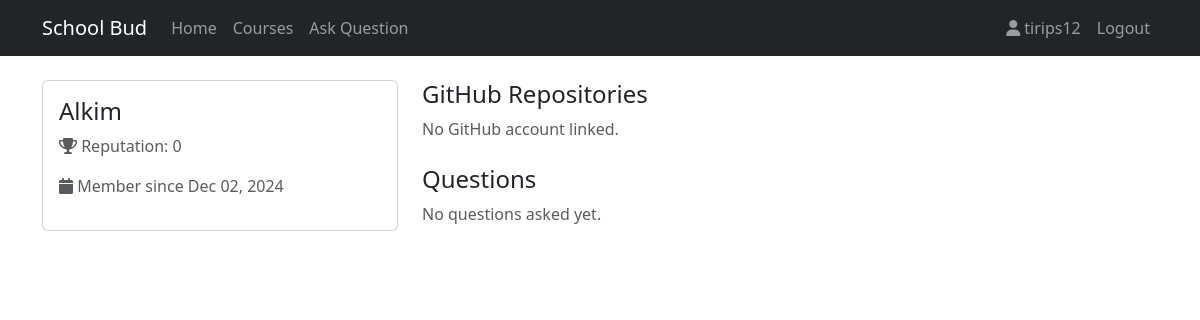
The page /profile/Alkim/ (signed in) on the database its author committed.
### core/models.py (models this page shows, shortened)
class Profile(models.Model):
    ROLE_CHOICES = (
        ('student', 'Student'),
        ('lecturer', 'Lecturer'),
        ('admin', 'Admin'),
    )
    user = models.OneToOneField(User, on_delete=models.CASCADE)
    reputation = models.IntegerField(default=0)
    github_username = models.CharField(max_length=100, blank=True)
    bio = models.TextField(max_length=500, blank=True)
    created_at = models.DateTimeField(auto_now_add=True)
    github_repos = models.JSONField(null=True, blank=True)
    last_github_sync = models.DateTimeField(null=True, blank=True)
    role = models.CharField(max_length=20, choices=ROLE_CHOICES, default='student')

### core/views.py (the view)
# urls.py: path('profile/<str:username>/', views.profile, name='profile'),
@login_required
def profile(request, username):
    user = get_object_or_404(User, username=username)
    profile = get_object_or_404(Profile, user=user)
    questions = Question.objects.filter(author=user, removed=False)
    if profile.github_username and (
        not profile.github_repos or
        not profile.last_github_sync or
        profile.last_github_sync < datetime.now() - timedelta(hours=24)
    ):
        repos = get_github_repos(profile.github_username)
        if repos:
            profile.github_repos = repos
            profile.last_github_sync = datetime.now()
            profile.save()
    return render(request, 'core/profile.html', {
        'profile': profile,
        'questions': questions,
        'github_repos': profile.github_repos if profile.github_repos else []
    })

### core/templates/core/profile.html (shortened to what this page needs)
{% extends 'core/base.html' %}
{% block content %}
<div class="row">
    <div class="col-md-4">
        <div class="card mb-4">
            <div class="card-body">
                <h4 class="card-title">{{ profile.user.username }}</h4>
                <p class="text-muted">
                    <i class="fas fa-trophy"></i> Reputation: <span class="user-reputation">{{ profile.reputation }}</span>
                </p>
                <p class="text-muted">
                    <i class="fas fa-calendar"></i> Member since {{ profile.created_at|date:"M d, Y" }}
                </p>
            </div>
        </div>
    </div>
    <div class="col-md-8">
        <div class="mb-4">
            <h4>GitHub Repositories</h4>
            {% if github_repos %}
                {% for repo in github_repos %}
                <div class="card mb-3">
                    <div class="card-body">
                        <div class="d-flex justify-content-between align-items-start">
                            <h5 class="card-title">
                                <a href="{{ repo.url }}" target="_blank">{{ repo.name }}</a>
                            </h5>
                            {% if repo.language %}
                            <span class="badge bg-primary">{{ repo.language }}</span>
                            {% endif %}
                        </div>
                        {% if repo.description %}
                        <p class="card-text">{{ repo.description }}</p>
                        {% endif %}
                        {% if repo.readme %}
                        <div class="collapse" id="readme-{{ forloop.counter }}">
                            <div class="card card-body bg-light">
                                <pre class="mb-0"><code>{{ repo.readme }}</code></pre>
                            </div>
                        </div>
                        <button class="btn btn-sm btn-outline-primary mt-2"
                                data-bs-toggle="collapse"
                                data-bs-target="#readme-{{ forloop.counter }}">
                            Toggle README
                        </button>
                        {% endif %}
                        <div class="mt-2">
                            <small class="text-muted">
                                <i class="fas fa-star"></i> {{ repo.stars }}
                                • Updated {{ repo.updated_at|date:"M d, Y" }}
                            </small>
                        </div>
                    </div>
                </div>
                {% endfor %}
            {% else %}
                {% if profile.github_username %}
                <p class="text-muted">No public repositories found.</p>
                {% else %}
                <p class="text-muted">No GitHub account linked.</p>
                {% endif %}
            {% endif %}
        </div>
        <h4>Questions</h4>
        {% for question in questions %}
        <div class="card mb-3">
            <div class="card-body">
                <h5 class="card-title">
                    <a href="{% url 'question_detail' question.pk %}">{{ question.title }}</a>
                </h5>
                <p class="card-text text-truncate">{{ question.content }}</p>
                <small class="text-muted">
                    Posted on {{ question.created_at|date:"M d, Y" }}
                    • {{ question.votes }} votes
                </small>
            </div>
        </div>
        {% empty %}
        <p class="text-muted">No questions asked yet.</p>
        {% endfor %}
    </div>
</div>
{% endblock %}

### core/templates/core/base.html (shortened to what this page needs)
{% load static %}
<!DOCTYPE html>
<html lang="en">
<head>
    <link href="https://cdn.jsdelivr.net/npm/bootstrap@5.3.0/dist/css/bootstrap.min.css" rel="stylesheet">
    <link href="https://cdnjs.cloudflare.com/ajax/libs/font-awesome/6.0.0/css/all.min.css" rel="stylesheet">
</head>
<body class="{% if user.is_authenticated %}user-authenticated{% endif %}">
    <nav class="navbar navbar-expand-lg navbar-dark bg-dark">
        <div class="container">
            <a class="navbar-brand" href="{% url 'home' %}">School Bud</a>
            <div class="collapse navbar-collapse" id="navbarNav">
                <ul class="navbar-nav me-auto">
                    <li class="nav-item">
                        <a class="nav-link" href="{% url 'home' %}">Home</a>
                    </li>
                    <li class="nav-item">
                        <a class="nav-link" href="{% url 'course_list' %}">Courses</a>
                    </li>
                    {% if user.is_authenticated %}
                    <li class="nav-item">
                        <a class="nav-link" href="{% url 'question_new' %}">Ask Question</a>
                    </li>
                    {% endif %}
                </ul>
                <ul class="navbar-nav">
                    {% if user.is_authenticated %}
                    <li class="nav-item">
                        <a class="nav-link" href="{% url 'profile' user.username %}">
                            <i class="fas fa-user"></i> {{ user.username }}
                        </a>
                    </li>
                    <li class="nav-item">
                        <a class="nav-link" href="{% url 'logout' %}">Logout</a>
                    </li>
                    {% endif %}
                </ul>
            </div>
        </div>
    </nav>
    <div class="container mt-4">
        {% block content %}
        {% endblock %}
    </div>
</body>
</html>

### rows shown on the page
Profile: user.username "Alkim", reputation "0", created_at "Dec 02, 2024"

### other values the page prints
{{ user.username }} "tirips12"
